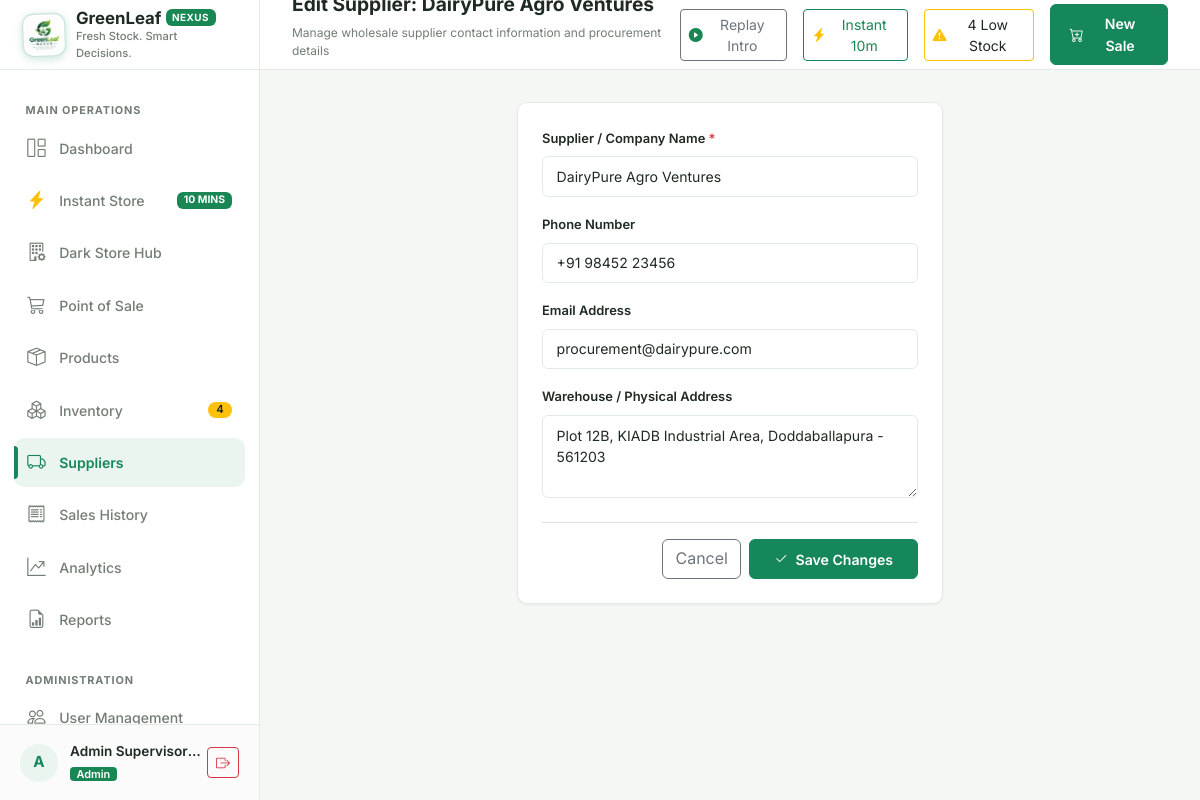
The page /suppliers/2/edit (signed in) on the database its author committed.
### models/user.py (models this page shows, shortened)
class User(UserMixin, db.Model):
    __tablename__ = "users"
    user_id = db.Column(db.Integer, primary_key=True, autoincrement=True)
    username = db.Column(db.String(50), unique=True, nullable=False, index=True)
    full_name = db.Column(db.String(100), nullable=False)
    password_hash = db.Column(db.String(255), nullable=False)
    role = db.Column(db.String(20), nullable=False, default="cashier")  # 'admin' or 'cashier'
    is_active = db.Column(db.Boolean, default=True, nullable=False)
    created_at = db.Column(db.DateTime, default=datetime.utcnow, nullable=False)
    sales = db.relationship("Sale", back_populates="cashier", lazy="dynamic")
    movements = db.relationship("InventoryMovement", back_populates="user", lazy="dynamic")
    audit_logs = db.relationship("AuditLog", back_populates="user", lazy="dynamic")
    @property
    def is_admin(self):
        return self.role == "admin"

### models/supplier.py (models this page shows, shortened)
class Supplier(db.Model):
    __tablename__ = "suppliers"
    supplier_id = db.Column(db.Integer, primary_key=True, autoincrement=True)
    name = db.Column(db.String(100), nullable=False, index=True)
    phone = db.Column(db.String(30), nullable=True)
    email = db.Column(db.String(100), nullable=True)
    address = db.Column(db.Text, nullable=True)
    created_at = db.Column(db.DateTime, default=datetime.utcnow, nullable=False)
    products = db.relationship("Product", back_populates="supplier", lazy="dynamic")

### routes/suppliers.py (the view, shortened to what this page needs)
@suppliers_bp.route("/<int:supplier_id>/edit", methods=["GET", "POST"])
@login_required
@admin_required
def edit(supplier_id):
    supplier = Supplier.query.get_or_404(supplier_id)
    return render_template("suppliers/form.html", is_edit=True, supplier=supplier)

### routes/auth.py (called while the page is built)
def admin_required(f):
    @wraps(f)
    def decorated_function(*args, **kwargs):
        if not current_user.is_authenticated:
            return redirect(url_for("auth.login", next=request.url))
        if not current_user.is_admin:
            flash("Access denied: Administrator privileges required.", "danger")
            return abort(403)
        return f(*args, **kwargs)
    return decorated_function

### templates/suppliers/form.html (shortened to what this page needs)
{% extends "base.html" %}
{% block page_subtitle %}Manage wholesale supplier contact information and procurement details{% endblock %}
{% block content %}
<div class="row justify-content-center">
  <div class="col-12 col-md-8 col-lg-6">
    <div class="card-custom">
      <form method="POST" action="{% if is_edit %}{{ url_for('suppliers.edit', supplier_id=supplier.supplier_id) }}{% else %}{{ url_for('suppliers.create') }}{% endif %}">
        <div class="mb-3">
          <label for="name" class="form-label small fw-semibold">Supplier / Company Name <span class="text-danger">*</span></label>
          <input type="text" class="form-control form-control-custom" id="name" name="name" value="{{ supplier.name or '' }}" placeholder="e.g. FreshFields Farm Organics" required>
        </div>
        <div class="mb-3">
          <label for="phone" class="form-label small fw-semibold">Phone Number</label>
          <input type="text" class="form-control form-control-custom" id="phone" name="phone" value="{{ supplier.phone or '' }}" placeholder="e.g. +91 98765 43210">
        </div>
        <div class="mb-3">
          <label for="email" class="form-label small fw-semibold">Email Address</label>
          <input type="email" class="form-control form-control-custom" id="email" name="email" value="{{ supplier.email or '' }}" placeholder="e.g. orders@freshfields.com">
        </div>
        <div class="mb-4">
          <label for="address" class="form-label small fw-semibold">Warehouse / Physical Address</label>
          <textarea class="form-control form-control-custom" id="address" name="address" rows="3" placeholder="Street, City, State, PIN...">{{ supplier.address or '' }}</textarea>
        </div>
        <div class="d-flex justify-content-end gap-2 pt-3 border-top">
          <a href="{{ url_for('suppliers.index') }}" class="btn btn-outline-secondary">Cancel</a>
          <button type="submit" class="btn btn-green px-4">
            <i class="bi bi-check2 me-1"></i> {% if is_edit %}Save Changes{% else %}Add Supplier{% endif %}
          </button>
        </div>
      </form>
    </div>
  </div>
</div>
{% endblock %}

### templates/base.html (shortened to what this page needs)
<!DOCTYPE html>
<html lang="en">
<head>
  <link href="https://cdn.jsdelivr.net/npm/bootstrap@5.3.3/dist/css/bootstrap.min.css" rel="stylesheet">
  <link href="https://cdn.jsdelivr.net/npm/bootstrap-icons@1.11.3/font/bootstrap-icons.min.css" rel="stylesheet">
  <link href="{{ url_for('static', filename='css/style.css') }}" rel="stylesheet">
</head>
<body>
<div class="app-container">
  <aside class="app-sidebar" id="appSidebar">
    <a href="{{ url_for('dashboard.index') if current_user.is_authenticated and current_user.is_admin else url_for('pos.index') }}" class="brand-section text-decoration-none">
      <img src="{{ url_for('static', filename='img/greenleaf-nexus-logo.png') }}" alt="GreenLeaf Nexus Official Logo" class="brand-logo-img">
      <div class="brand-text">
        <h1 class="d-flex align-items-center gap-1 mb-0">
          GreenLeaf <span class="badge bg-success text-white fw-bold" style="font-size: 0.62rem; letter-spacing: 0.5px;">NEXUS</span>
        </h1>
        <p class="mb-0">{{ STORE_TAGLINE }}</p>
      </div>
    </a>
    <nav class="sidebar-nav">
      <div class="nav-section-title">Main Operations</div>
      {% if current_user.is_authenticated and current_user.is_admin %}
      <a href="{{ url_for('dashboard.index') }}" class="nav-link-custom {% if request.endpoint == 'dashboard.index' %}active{% endif %}">
        <i class="bi bi-grid-1x2"></i>
        <span>Dashboard</span>
      </a>
      {% endif %}
      <a href="{{ url_for('express.store') }}" class="nav-link-custom {% if request.endpoint.startswith('express.store') %}active{% endif %}">
        <i class="bi bi-lightning-charge-fill text-warning"></i>
        <span>Instant Store</span>
        <span class="badge bg-success ms-auto" style="font-size: 0.65rem;">10 MINS</span>
      </a>
      {% if current_user.is_authenticated and current_user.is_admin %}
      <a href="{{ url_for('express.picker_console') }}" class="nav-link-custom {% if request.endpoint.startswith('express.picker') %}active{% endif %}">
        <i class="bi bi-building-gear"></i>
        <span>Dark Store Hub</span>
      </a>
      {% endif %}
      <a href="{{ url_for('pos.index') }}" class="nav-link-custom {% if request.endpoint.startswith('pos.') %}active{% endif %}">
        <i class="bi bi-cart3"></i>
        <span>Point of Sale</span>
      </a>
      {% if current_user.is_authenticated and current_user.is_admin %}
      <a href="{{ url_for('products.index') }}" class="nav-link-custom {% if request.endpoint.startswith('products.') %}active{% endif %}">
        <i class="bi bi-box-seam"></i>
        <span>Products</span>
      </a>
      <a href="{{ url_for('inventory.index') }}" class="nav-link-custom {% if request.endpoint.startswith('inventory.') %}active{% endif %}">
        <i class="bi bi-boxes"></i>
        <span>Inventory</span>
        {% if LOW_STOCK_GLOBAL_COUNT > 0 %}
          <span class="badge bg-warning text-dark sidebar-badge">{{ LOW_STOCK_GLOBAL_COUNT }}</span>
        {% endif %}
      </a>
      <a href="{{ url_for('suppliers.index') }}" class="nav-link-custom {% if request.endpoint.startswith('suppliers.') %}active{% endif %}">
        <i class="bi bi-truck"></i>
        <span>Suppliers</span>
      </a>
      {% endif %}
      <a href="{{ url_for('sales.index') }}" class="nav-link-custom {% if request.endpoint.startswith('sales.') %}active{% endif %}">
        <i class="bi bi-receipt"></i>
        <span>Sales History</span>
      </a>
      {% if current_user.is_authenticated and current_user.is_admin %}
      <a href="{{ url_for('analytics.index') }}" class="nav-link-custom {% if request.endpoint.startswith('analytics.') %}active{% endif %}">
        <i class="bi bi-graph-up-arrow"></i>
        <span>Analytics</span>
      </a>
      <a href="{{ url_for('reports.index') }}" class="nav-link-custom {% if request.endpoint.startswith('reports.') %}active{% endif %}">
        <i class="bi bi-file-earmark-bar-graph"></i>
        <span>Reports</span>
      </a>
      <div class="nav-section-title mt-3">Administration</div>
      <a href="{{ url_for('users.index') }}" class="nav-link-custom {% if request.endpoint.startswith('users.') %}active{% endif %}">
        <i class="bi bi-people"></i>
        <span>User Management</span>
      </a>
      {% endif %}
    </nav>
    <div class="user-profile-widget">
      <div class="user-avatar">
        {{ current_user.full_name[:1].upper() if current_user.is_authenticated else 'G' }}
      </div>
      <div class="user-info-text">
        <div class="user-name">{{ current_user.full_name if current_user.is_authenticated else 'Guest' }}</div>
        <span class="user-role-badge {% if current_user.is_authenticated and current_user.is_admin %}badge bg-success{% else %}badge bg-secondary{% endif %}">
          {{ current_user.role if current_user.is_authenticated else 'Visitor' }}
        </span>
      </div>
      <a href="{{ url_for('auth.logout') }}" class="btn btn-sm btn-outline-danger ms-1" title="Log Out">
        <i class="bi bi-box-arrow-right"></i>
      </a>
    </div>
  </aside>
  <div class="main-wrapper">
    <header class="app-topbar">
      <div class="d-flex align-items-center gap-3">
        <div class="topbar-title-section">
          <h2>{% block page_title %}Overview{% endblock %}</h2>
          <p>{% block page_subtitle %}Real-time store management and inventory surveillance{% endblock %}</p>
        </div>
      </div>
      <div class="topbar-actions">
        <button type="button" class="btn btn-sm btn-outline-secondary d-none d-md-inline-flex align-items-center gap-1" id="btnReplayIntro" title="Replay 'Welcome to GreenLeaf Nexus' Framer Page Transition">
          <i class="bi bi-play-circle-fill text-success"></i>
          <span>Replay Intro</span>
        </button>
        <a href="{{ url_for('express.store') }}" class="btn btn-sm btn-outline-success d-inline-flex align-items-center gap-1">
          <i class="bi bi-lightning-charge-fill text-warning"></i>
          <span class="d-none d-sm-inline">Instant 10m</span>
        </a>
        {% if LOW_STOCK_GLOBAL_COUNT > 0 and current_user.is_authenticated and current_user.is_admin %}
        <a href="{{ url_for('inventory.index', filter='low_stock') }}" class="btn btn-sm btn-outline-warning text-dark d-none d-md-inline-flex align-items-center gap-1" title="Low stock products require attention">
          <i class="bi bi-exclamation-triangle-fill text-warning"></i>
          <span>{{ LOW_STOCK_GLOBAL_COUNT }} Low Stock</span>
        </a>
        {% endif %}
        <a href="{{ url_for('pos.index') }}" class="btn btn-sm btn-green d-flex align-items-center gap-2">
          <i class="bi bi-cart-plus"></i>
          <span class="d-none d-sm-inline">New Sale</span>
        </a>
      </div>
    </header>
    <main class="content-body">
      {% block content %}{% endblock %}
    </main>
  </div>
</div>
</body>
</html>

### rows shown on the page
User: is_active+full_name "A", is_active+full_name "Admin Supervisor…", is_active+role "Admin"
Supplier: name "DairyPure Agro Ventures", phone "+91 98452 23456", email "procurement@dairypure.com", address "Plot 12B, KIADB Industrial Area, Doddaballapura - 561203"

### other values the page prints
{{ STORE_TAGLINE }} "Fresh Stock. Smart Decisions."
{{ LOW_STOCK_GLOBAL_COUNT }} "4"
